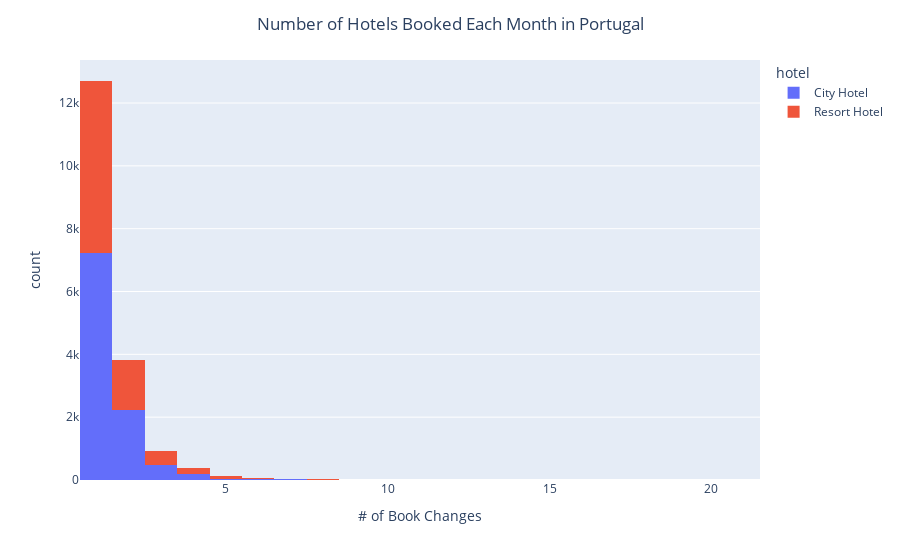

The code cell stored with this chart in its notebook:
### Code cell
fig = px.histogram(DF_analysis_masked,
                  x='booking_changes',
                  color='hotel',
    
                  facet_col_wrap=1,
                  facet_row_spacing=.01)

fig.update_layout(title='Number of Hotels Booked Each Month in Portugal',
                  title_x=0.5,
                  xaxis_title="# of Book Changes")
                  #autosize=True)
fig.show()

### Figure 1 — Plotly figure (JSON) as saved in the notebook; plotly's stock layout.template omitted (floating-point values rounded to 4 significant figures; data arrays with more than 128 entries replaced by an {"elided": "..."} marker saying what was removed)
{"data": [{"bingroup": "x", "hovertemplate": "hotel=City Hotel<br>booking_changes=%{x}<br>count=%{y}<extra></extra>", "legendgroup": "City Hotel", "marker": {"color": "#636efa", "pattern": {"shape": ""}}, "name": "City Hotel", "orientation": "v", "showlegend": true, "type": "histogram", "x": {"elided": "10268 int values"}, "xaxis": "x", "yaxis": "y"}, {"bingroup": "x", "hovertemplate": "hotel=Resort Hotel<br>booking_changes=%{x}<br>count=%{y}<extra></extra>", "legendgroup": "Resort Hotel", "marker": {"color": "#EF553B", "pattern": {"shape": ""}}, "name": "Resort Hotel", "orientation": "v", "showlegend": true, "type": "histogram", "x": {"elided": "7808 int values"}, "xaxis": "x", "yaxis": "y"}], "layout": {"barmode": "relative", "legend": {"title": {"text": "hotel"}, "tracegroupgap": 0}, "margin": {"t": 60}, "title": {"text": "Number of Hotels Booked Each Month in Portugal", "x": 0.5}, "xaxis": {"anchor": "y", "domain": [0, 1], "title": {"text": "# of Book Changes"}}, "yaxis": {"anchor": "x", "domain": [0, 1], "title": {"text": "count"}}}}
